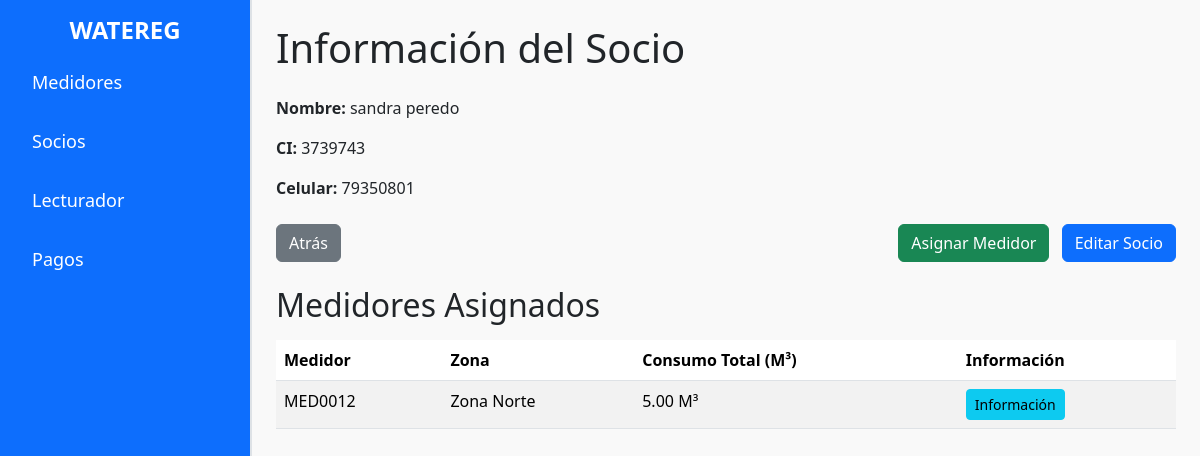
Page /informacion_socio.php?id=7 on the earlier database version.
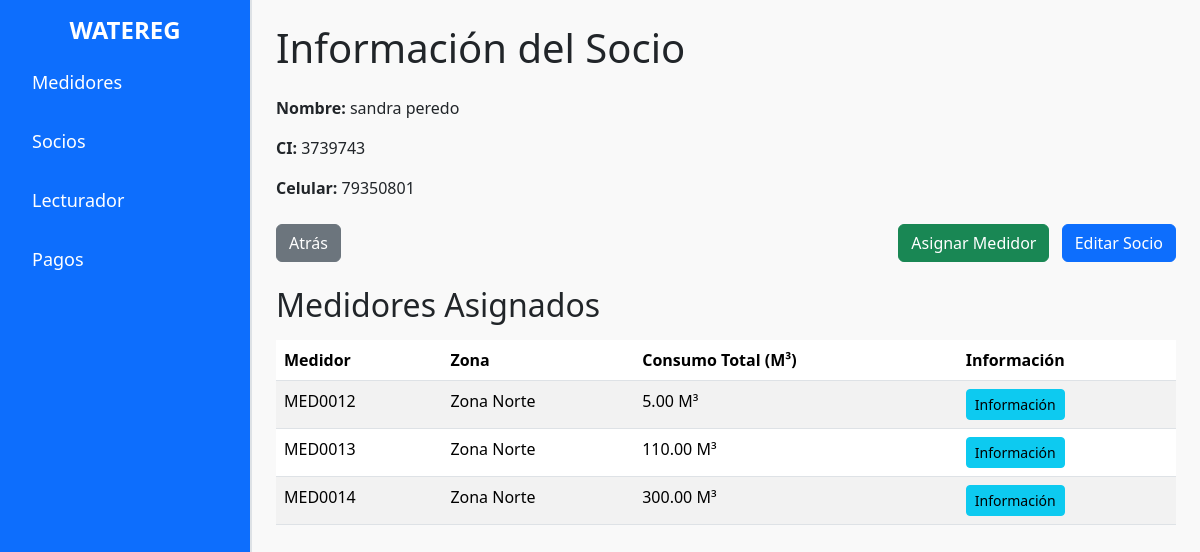
Same page on the later database version.
### tables this page shows
CREATE TABLE `asignacion_medidor` (
  `id_asignacion` bigint(20) NOT NULL,
  `id_medidor` bigint(20) DEFAULT NULL,
  `id_socio` bigint(20) DEFAULT NULL,
  `id_zona` bigint(20) DEFAULT NULL,
  `fecha` date DEFAULT NULL,
  `precio_accion` decimal(10,2) DEFAULT NULL
);

CREATE TABLE `zona` (
  `id_zona` bigint(20) NOT NULL,
  `nombre` varchar(255) DEFAULT NULL
);

### informacion_socio.php (the view, shortened to what this page needs)
<?php
include 'conexion.php';
$id_socio = isset($_GET['id']) ? (int)$_GET['id'] : 0;
$sql_socio = "SELECT * FROM socio WHERE id_socio = ?";
$stmt_socio = $conexion->prepare($sql_socio);
$stmt_socio->bind_param('i', $id_socio);
$stmt_socio->execute();
$resultado_socio = $stmt_socio->get_result();
$socio = $resultado_socio->fetch_assoc();
$sql_medidores = "
    SELECT
        asignacion_medidor.id_asignacion,
        CONCAT('MED', LPAD(medidor.id_medidor, 4, '0')) AS medidor,
        zona.nombre AS zona,
        IFNULL(SUM(consumo.consumo), 0) AS consumo_total
    FROM asignacion_medidor
    LEFT JOIN medidor ON asignacion_medidor.id_medidor = medidor.id_medidor
    LEFT JOIN zona ON asignacion_medidor.id_zona = zona.id_zona
    LEFT JOIN consumo ON asignacion_medidor.id_asignacion = consumo.id_asignacion
    WHERE asignacion_medidor.id_socio = ?
    GROUP BY asignacion_medidor.id_asignacion, medidor.id_medidor, zona.nombre
";
$stmt_medidores = $conexion->prepare($sql_medidores);
$stmt_medidores->bind_param('i', $id_socio);
$stmt_medidores->execute();
$resultado_medidores = $stmt_medidores->get_result();
?>
<!DOCTYPE html>
<html lang="es">
<head>
    <link rel="stylesheet" href="css/bootstrap.min.css">
    <link rel="stylesheet" href="css/styles.css">
</head>
<body>
    <div class="d-flex">
        <div class="sidebar bg-primary text-white p-3">
            <h2 class="sidebar-title">WATEREG</h2>
            <ul class="nav flex-column">
                <li class="nav-item">
                    <a class="nav-link text-white" href="index.php">Medidores</a>
                </li>
                <li class="nav-item">
                    <a class="nav-link text-white active" href="socios.php">Socios</a>
                </li>
                <li class="nav-item">
                    <a class="nav-link text-white" href="lecturador.php">Lecturador</a>
                </li>
                <li class="nav-item">
                    <a class="nav-link text-white" href="pagos.php">Pagos</a>
                </li>
            </ul>
        </div>
        <div class="content flex-grow-1 p-4">
            <?php if ($socio): ?>
                <h1 class="mb-4">Información del Socio</h1>
                <div class="mb-4">
                    <p><strong>Nombre:</strong> <?= htmlspecialchars($socio['nombre'] . ' ' . $socio['apellido']) ?></p>
                    <p><strong>CI:</strong> <?= htmlspecialchars($socio['ci']) ?></p>
                    <p><strong>Celular:</strong> <?= htmlspecialchars($socio['telefono']) ?></p>
                </div>
                <div class="mb-4 d-flex justify-content-between">
                    <div>
                        <a href="socios.php" class="btn btn-secondary">Atrás</a>
                    </div>
                    <div>
                        <a href="asignar_medidor.php?id=<?= $socio['id_socio'] ?>" class="btn btn-success me-2">Asignar Medidor</a>
                        <a href="editar_socio.php?id=<?= $socio['id_socio'] ?>" class="btn btn-primary">Editar Socio</a>
                    </div>
                </div>
                <h2 class="mb-3">Medidores Asignados</h2>
                <table class="table table-striped">
                    <thead>
                        <tr>
                            <th scope="col">Medidor</th>
                            <th scope="col">Zona</th>
                            <th scope="col">Consumo Total (M³)</th>
                            <th scope="col">Información</th>
                        </tr>
                    </thead>
                    <tbody>
                        <?php if ($resultado_medidores->num_rows > 0): ?>
                            <?php while ($fila = $resultado_medidores->fetch_assoc()): ?>
                                <tr>
                                    <td><?= htmlspecialchars($fila['medidor']) ?></td>
                                    <td><?= htmlspecialchars($fila['zona']) ?></td>
                                    <td><?= htmlspecialchars($fila['consumo_total']) ?> M³</td>
                                    <td>
                                        <a href="informacion_medidor.php?id=<?= $fila['id_asignacion'] ?>" class="btn btn-info btn-sm">Información</a>
                                    </td>
                                </tr>
                            <?php endwhile; ?>
                        <?php else: ?>
                            <tr>
                                <td colspan="4" class="text-center">No hay medidores asignados</td>
                            </tr>
                        <?php endif; ?>
                    </tbody>
                </table>
            <?php else: ?>
                <p class="text-danger">Socio no encontrado.</p>
                <a href="socios.php" class="btn btn-primary">Volver</a>
            <?php endif; ?>
        </div>
    </div>
</body>
</html>

Differences in the rows shown:
added asignacion_medidor: medidor "MED0013", id_zona.nombre "Zona Norte", consumo_total "110.00"
added asignacion_medidor: medidor "MED0014", id_zona.nombre "Zona Norte", consumo_total "300.00"
